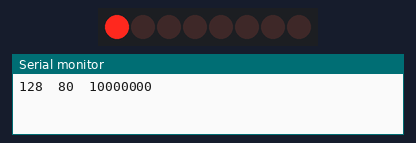
Recording of a sketch running on a simulated Arduino Uno, built with avr-gcc and run on an emulated ATmega328P. Parts: 8 shift-register outputs drawn as a row of LEDs (first output left, lit = HIGH), the last lines printed to the serial monitor. Wiring (inferred from the names in the program): shift register (74HC595): data pin 13; shift clock pin 11; latch pin 12; OE pin 9; MR pin 10. Wiring (inferred from the signals the program sends): row of LEDs: on Q0, Q1, Q2, Q3, Q4, Q5, Q6, Q7.

Above: at 0.05 s.
At 0.65 s:
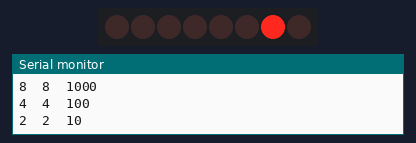
At 1.25 s:
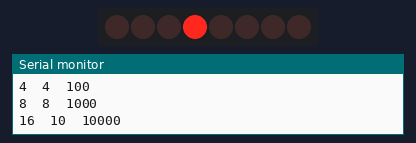
At 1.76 s:
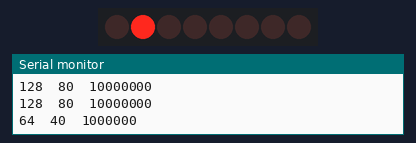
At 2.41 s:
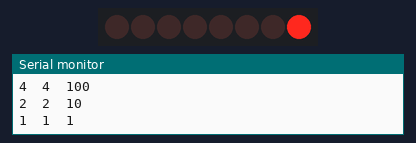
At 3.47 s:
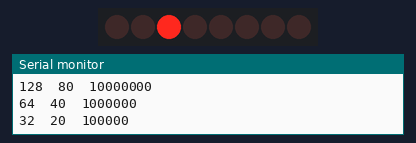
Timing chart, 0 to 3.8 s (numbered marks = the images above):
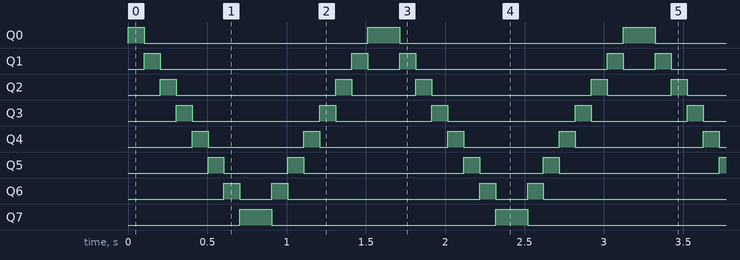

The sketch:

43-binary_counter_with_74hc595_homework.ino
```cpp
// 74HC595
const byte SERIAL_DATA_PIN = 13;   // Pin 14 74HC595 (1)
const byte LATCH_CLOCK_PIN = 12;   // pin 12 74HC595 (1)
const byte SHIFT_CLOCK_PIN = 11;   // pin 11 74HC595 (1)
const byte CLEAR_PIN = 10;         // Pin 10 74HC595 (1)
const byte OUTPUT_ENABLE_PIN = 9;  // Pin 13 74HC595 (1)

int pins[] = {SERIAL_DATA_PIN, LATCH_CLOCK_PIN, SHIFT_CLOCK_PIN, CLEAR_PIN, OUTPUT_ENABLE_PIN};

byte leds = 0b10000000; //0x80;//55;//AA;
bool isGoingRight = true;
//int checkIfResetCounter = 0;

void setup() {
  Serial.begin(9600);
  for (int i = 0; i < sizeof(pins) / sizeof(int); i++) {
    pinMode(pins[i], OUTPUT);
  }
  digitalWrite(CLEAR_PIN, LOW);
  digitalWrite(CLEAR_PIN, HIGH);
}

void loop() {
  do {
    writeToRegister();
    printInfo();
    leds = isGoingRight ? leds >> 1 : leds << 1;
    delay(100);
    writeToRegister();
  } while (leds > 0x0);

  checkIfReset();
}

void printInfo() {
  printinfoDetail(DEC, "\t");
  printinfoDetail(HEX, "\t");
  printinfoDetail(BIN, "\n");
}

void printinfoDetail(char format, String special) {
  Serial.print(leds, format);
  Serial.print(special);
}

void writeToRegister() {
  digitalWrite(LATCH_CLOCK_PIN, LOW);
  shiftOut(SERIAL_DATA_PIN, SHIFT_CLOCK_PIN, LSBFIRST, leds);
  digitalWrite(LATCH_CLOCK_PIN, HIGH);
}

void checkIfReset() {
  //if ((checkIfResetCounter += 1) > 1 && leds == 0x0) {
  if (leds == 0x0) {
    isGoingRight = !isGoingRight;
    leds = isGoingRight ? 0b10000000 : 0b00000001;//0x80 : 0x1; ////55;//AA;
    //checkIfResetCounter = 0;
  }
}
```

Measured:
- by itself, Q0: repeats every 1.6 s: LOW 1.4 s, HIGH 0.20 s
- by itself, Q1: repeats every 1.6 s: LOW 1.2 s, HIGH 0.10 s, LOW 0.20 s, HIGH 0.10 s
- by itself, Q2: repeats every 1.6 s: LOW 1.0 s, HIGH 0.10 s, LOW 0.40 s, HIGH 0.10 s
- by itself, Q3: repeats every 1.6 s: LOW 0.80 s, HIGH 0.10 s, LOW 0.61 s, HIGH 0.10 s
- by itself, Q4: repeats every 1.6 s: LOW 0.60 s, HIGH 0.10 s, LOW 0.81 s, HIGH 0.10 s
- by itself, Q5: repeats every 1.6 s: LOW 0.40 s, HIGH 0.10 s, LOW 1.0 s, HIGH 0.10 s
- by itself, Q6: repeats every 1.6 s: LOW 0.20 s, HIGH 0.10 s, LOW 1.2 s, HIGH 0.10 s
- by itself, Q7: alternates HIGH for 0.20 s and LOW for 1.4 s
